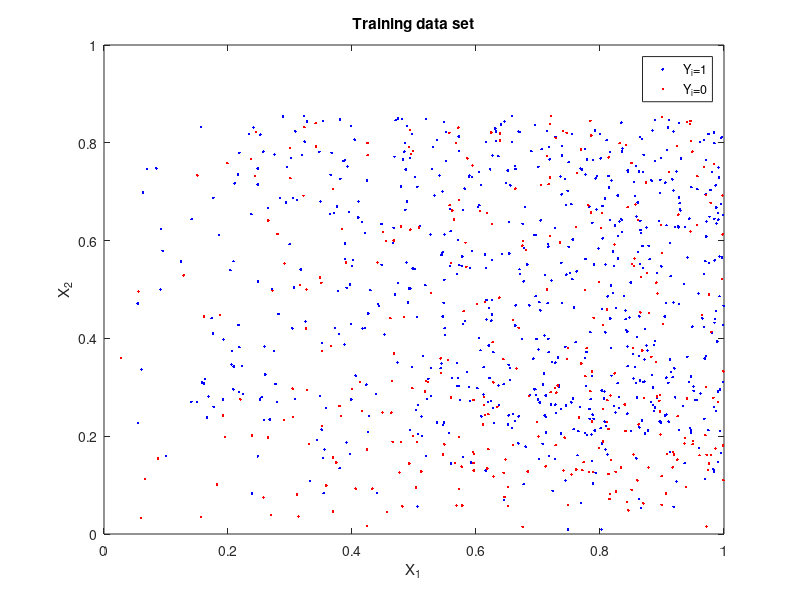

Write MATLAB code to recreate this figure. (Note: this script raises an error after producing the figure.)
clear all;
close all;

%Sample size
n=1000;

%Training set
x=[rand(n,1).^0.5 abs(rand(n,1)-0.2).^0.7];
y=logical((sign((x-ones(n,1)*[0.5 1/5])*[0;1]).*sign(0.6+randn(n,1))+1)/2);

%Validation set
n2=1000000;
x2=[rand(n2,1).^0.5 abs(rand(n2,1)-0.2).^0.7];
y2=logical((sign((x2-ones(n2,1)*[0.5 1/5])*[0;1]).*sign(0.6+randn(n2,1))+1)/2);

plot(x(y,1),x(y,2),'b.',x(logical(1-y),1),x(logical(1-y),2),'r.');
legend('Y_i=1','Y_i=0');
xlabel('X_1');ylabel('X_2');
title('Training data set');
pause;

%The following line computes the histogram classifier with 64=8*8 bins, it
%outputs both the corresponding empirical risk, and the label corresponding
%to each cell.
[emprisk,c,cvrisk]=hist_classifier(x,y,8)
emprisk
cvrisk
c

%The following line computes an estimate for the true risk of an histogram
%rule, which is defined by the labels of each bin, given by c. It makes use
%of a validation set, as the exact computation of the risk requires the use
%of the exact data distribution.
risk(x2,y2,c)
